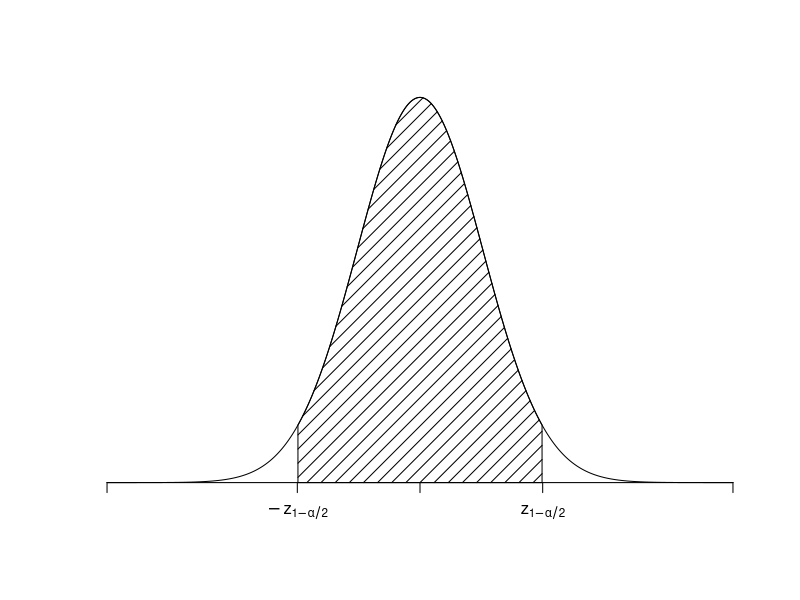
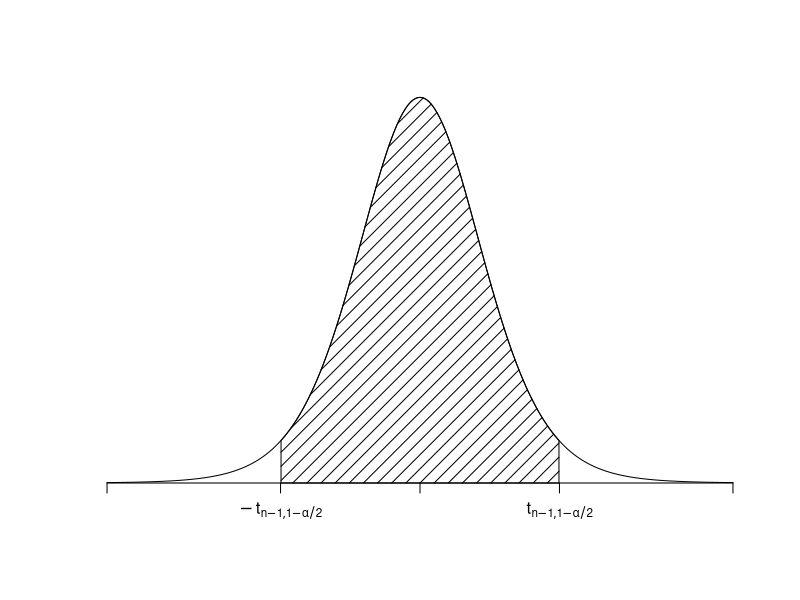

Source code (R) for these figures, in order:
## ---- chunk 1
    #| label: fig-densidad-estadistico-Z
    #| fig-cap: Región central con un área $\alpha$ en la densidad de una Normal estándar. 
    #| warning: false
    #| fig-width: 10
    #| fig-height: 7

    library(dplyr)
    alpha <- 0.05
    x <- seq(-5, 5, by = 0.01)
    phi <- dnorm(x)
    cent <- between(x, qnorm(alpha/2), qnorm(1 - alpha/2))  
    xzalf <- x[cent]
    phizalf <- phi[cent]
    vertices.x <- c(xzalf[1], xzalf, xzalf[length(xzalf)])
    vertices.y <- c(0, phizalf, 0)
    plot(x, phi, type="l", xlab="", ylab="", axes=FALSE)
    polygon(vertices.x, vertices.y, density=10)
    axis(
        1,
        pos=0,
        labels=c(
            "",
            expression(-z[{1-alpha/2}]),
            "",
            expression(z[{1-alpha/2}]),
            ""
        ),
        at=c(-5, qnorm(alpha/2), 0, qnorm(1-alpha/2), 5)
    )
## ---- chunk 2
    #| label: fig-densidad-estadistico-T
    #| fig-cap: Región central con un área $\alpha$ en la densidad de una t de Student. 
    #| warning: false
    #| fig-width: 10
    #| fig-height: 7
    library(dplyr)
    alpha <- 0.05
    x <- seq(-5, 5, by = 0.01)
    phi <- dt(x, df = 10)
    cent <- between(x, qt(alpha/2, 10), qt(1 - alpha/2, 10))  
    xtalf <- x[cent]
    phitalf <- phi[cent]
    vertices.x <- c(xtalf[1], xtalf, xtalf[length(xtalf)])
    vertices.y <- c(0, phitalf, 0)
    plot(x, phi, type="l", xlab="", ylab="", axes=FALSE)
    polygon(vertices.x, vertices.y, density=10)
    axis(
        1,
        pos=0,
        labels=c(
            "",
            expression(-t[{n-1}*symbol("\054")*{1-alpha/2}]),
            "",
            expression(t[{n-1}*symbol("\054")*{1-alpha/2}]),
            ""
        ),
        at=c(-5, qt(alpha/2, 10), 0, qt(1-alpha/2, 10), 5)
   )
